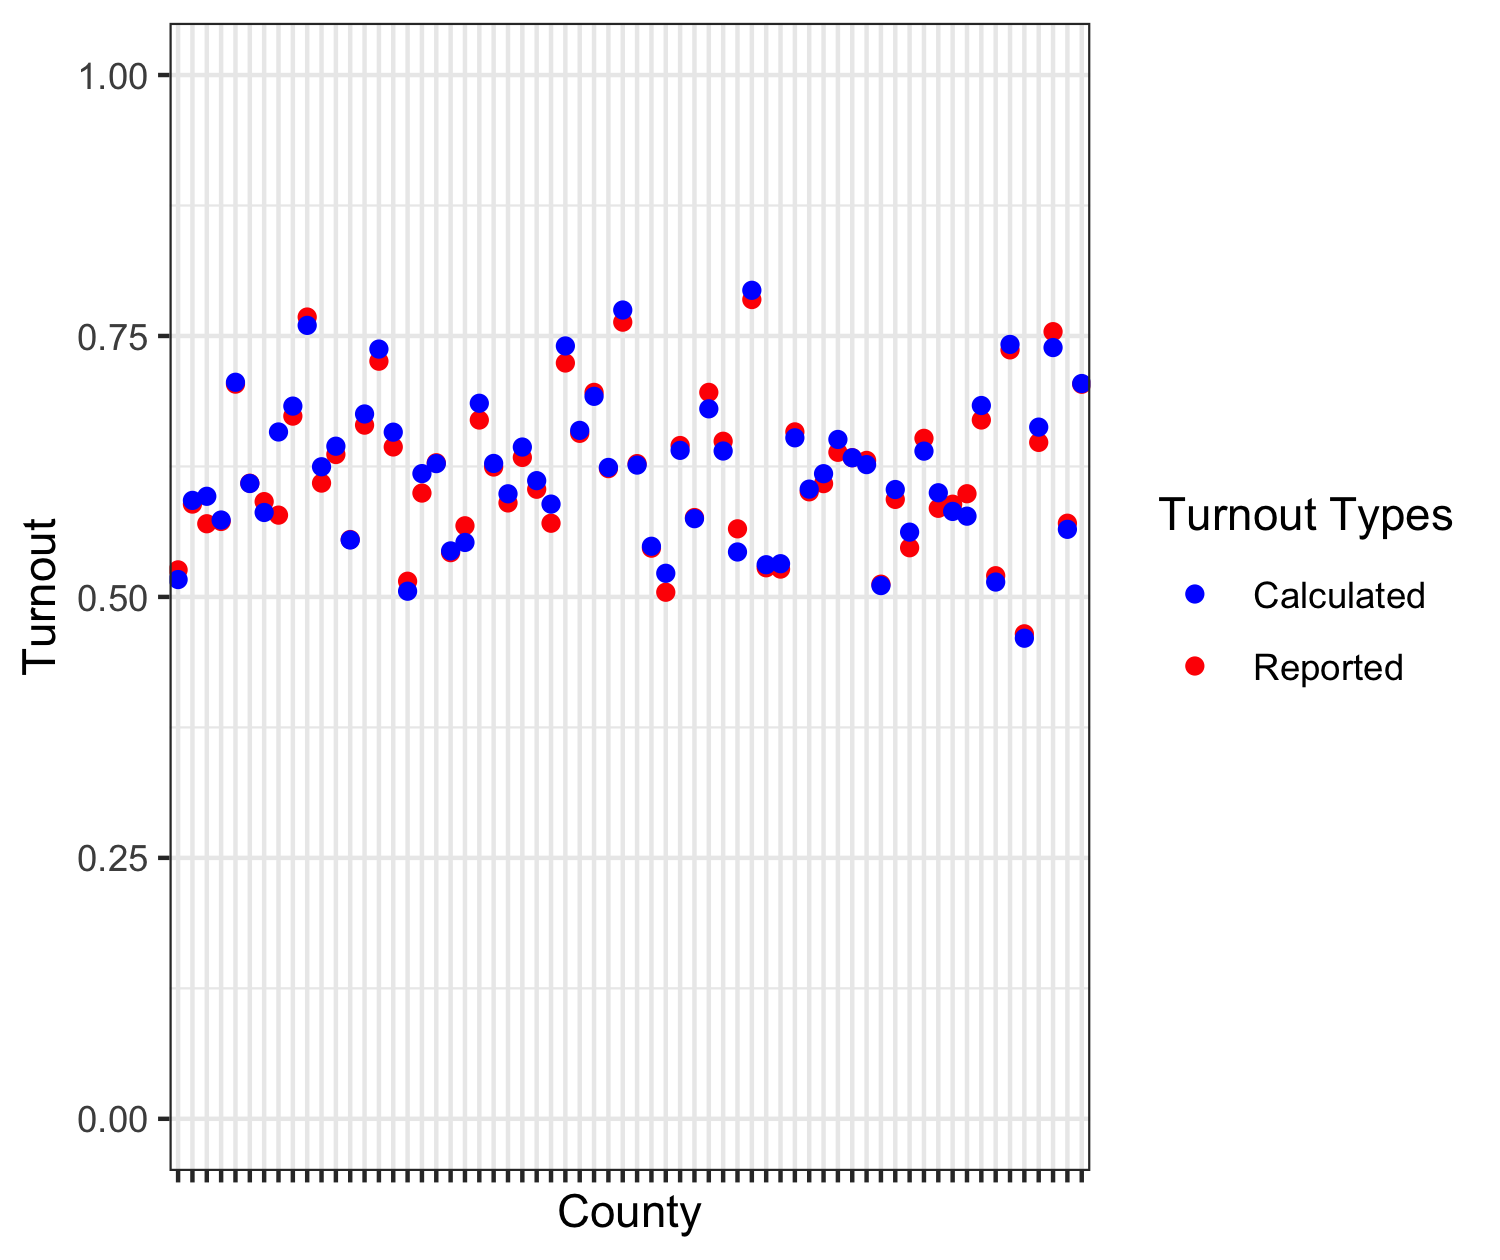

The script that saved this image:
library(tidyverse)
library(ggplot2)
library(knitr)
library(lubridate)
library(stringr)
source("~/Desktop/Reed_Senior_Thesis/riggd/R/utils.R")
setwd("~/Desktop/Reed_Senior_Thesis/Data_and_results/data")

load("all_turnouts.RData")

numextract <- function(string){ 
  str_extract(string, "\\-*\\d+\\.*\\d*")
} 

reported <- read_csv("2014GeneralPrecinctTurnout.csv")
calc <- turnout_list[[8]][,c(1,5)]

calc <- mutate(calc, Type = "Calculated")

reported <- reported %>%
  select(4, 10) %>%
  mutate(Type = "Reported")

names(reported)[1:2] <- c("county", "turnout")
reported$turnout <- as.numeric(numextract(reported$turnout))/100

reported <- reported %>%
  group_by(county) %>%
  summarise(turnout = mean(turnout), Type = "Reported")

reported$county <- tolower(reported$county)
calc$county <- tolower(calc$county)

graph_data <- rbind(reported, calc)  


ggplot(graph_data, aes(x = county, y = turnout, col = Type)) +
  geom_point() + 
  theme_bw() +
  ylim(c(0,1)) +
  scale_color_manual(values = c("blue", "red"), name = "Turnout Types") +
  theme(axis.text.x = element_blank()) +
  xlab("County") + 
  ylab("Turnout") +
  ggsave("Calc_vs_rep_turnout.png", width = 5.00, height = 4.20)
